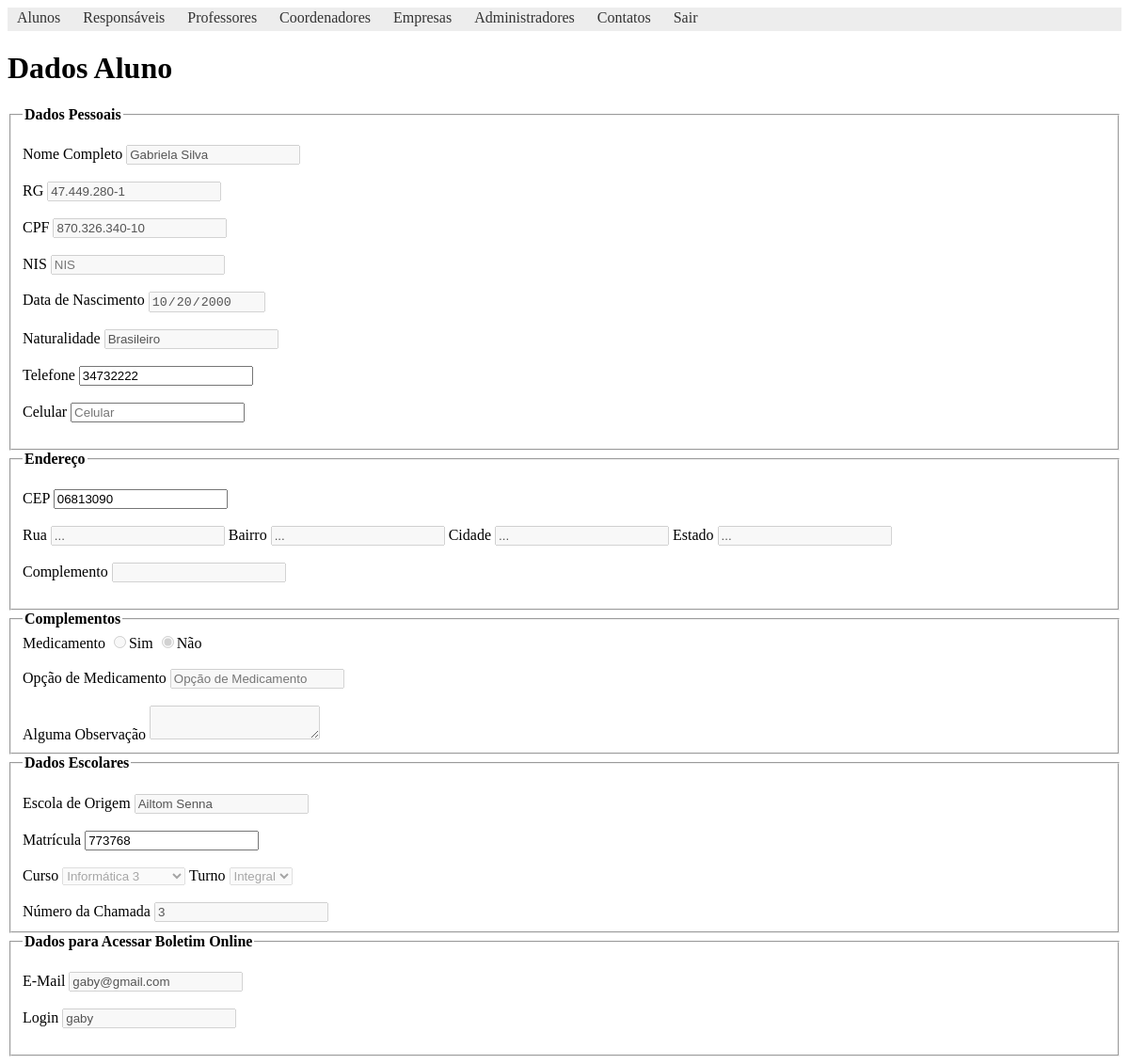
Screenshot of /views/aluno/dados-aluno.php?id=4 (signed in) with the database file from the repository.
### tables this page shows
CREATE TABLE `alunos` (
  `id` int(11) NOT NULL AUTO_INCREMENT,
  `id_curso` int(11) NOT NULL,
  `nome` varchar(150) NOT NULL,
  `matricula` varchar(20) NOT NULL,
  `num_chamada` int(2) NOT NULL,
  `data_nascimento` date NOT NULL,
  `naturalidade` varchar(30) NOT NULL,
  `rg` varchar(20) NOT NULL,
  `cpf` varchar(20) NOT NULL,
  `nis` varchar(20) NOT NULL,
  `cep` varchar(20) NOT NULL,
  `complemento_endereco` varchar(50) NOT NULL,
  `turno` varchar(20) NOT NULL,
  `data_cadastro` date NOT NULL,
  `escola_origem` varchar(100) NOT NULL,
  `opcao_medicamento` varchar(50) DEFAULT NULL,
  `medicamento` varchar(50) DEFAULT NULL,
  `telefone` varchar(20) DEFAULT NULL,
  `celular` varchar(20) DEFAULT NULL,
  `comentario` text,
  `login` varchar(100) NOT NULL,
  `email` varchar(100) NOT NULL,
  `senha` varchar(100) NOT NULL,
  PRIMARY KEY (`id`),
  UNIQUE KEY `matricula` (`matricula`),
  KEY `alunos_fk0` (`id_curso`),
  CONSTRAINT `alunos_fk0` FOREIGN KEY (`id_curso`) REFERENCES `cursos` (`id`)
);

### app/models/Aluno.php (called while the page is built, shortened)
<?php
	function buscarAluno($id)
	{
		$conn = iniciarConexao();
		$stmt = $conn->prepare("SELECT * FROM alunos WHERE id = ?");
		$stmt->bindParam(1, $id);
		if($stmt->execute() && $stmt->rowCount() > 0){
			$aluno = $stmt->fetch(PDO::FETCH_OBJ);
		}
		return $aluno;
	}

### app/models/Curso.php (called while the page is built, shortened)
<?php
    function listarCursos()
    {
        $conn = iniciarConexao();
        $stmt = $conn->prepare("SELECT * FROM cursos ORDER BY nome ASC");
        if($stmt->execute() && $stmt->rowCount() > 0){
            $cursos= $stmt->fetchAll(PDO::FETCH_ASSOC);
        }
        return $cursos;
    }

### views/aluno/dados-aluno.php (the view, shortened to what this page needs)
<?php
include_once '../../app/models/Curso.php';
include_once '../../app/models/Aluno.php';
include_once '../templates/includes/header.php';
$cursos = listarCursos();
$id_aluno = filter_input(INPUT_GET, 'id');
if(isset($id_aluno)){
	$aluno = buscarAluno($id_aluno);
}
?>
<h1>Dados Aluno</h1>
<fieldset>
	<legend><b>Dados Pessoais</b></legend>
	<br>
	<label>Nome Completo</label>
	<input type="text" name="nome" placeholder="Nome do Aluno" value="<?= isset($id_aluno) ? $aluno->nome : '' ?>" disabled /> <br><br>
	<label>RG</label>
	<input type="text" name="rg" placeholder="RG" value="<?= isset($id_aluno) ? $aluno->rg : '' ?>" disabled/> <br><br>
	<label>CPF</label>
	<input type="text" name="cpf" placeholder="CPF" value="<?= isset($id_aluno) ? $aluno->cpf : '' ?>" disabled/> <br><br>
	<label>NIS</label>
	<input type="text" name="nis" placeholder="NIS" value="<?= isset($id_aluno) ? $aluno->nis : '' ?>" disabled/> <br><br>
	<label>Data de Nascimento</label>
	<input type="date" name="nascimento" placeholder="Data de Nascimento" disabled value="<?= isset($id_aluno) ? $aluno->data_nascimento : '' ?>"/> <br><br>
	<label>Naturalidade</label>
	<input type="text" name="naturalidade" placeholder="Naturalidade" disabled value="<?= isset($id_aluno) ? $aluno->naturalidade : '' ?>"/> <br><br>
	<label>Telefone</label>
	<input type="text" name="telefone" placeholder="Telefone Fixo" value="<?= isset($id_aluno) ? $aluno->telefone : '' ?>"/> <br><br>
	<label>Celular</label>
	<input type="text" name="celular" placeholder="Celular" value="<?= isset($id_aluno) ? $aluno->celular : '' ?>"/> <br><br>
</fieldset>
<fieldset>
	<legend><b>Endereço</b></legend>
	<br>
	<label>CEP</label>
	<input type="text" name="cep" id="cep" placeholder="CEP" onblur="pesquisacep(this.value);" value="<?= isset($id_aluno) ? $aluno->cep : '' ?>"> <br><br>
	<label>Rua</label>
	<input type="text" name="rua" id="rua" readonly disabled>
	<label>Bairro</label>
	<input type="text" name="bairro" id="bairro" readonly disabled>
	<label>Cidade</label>
	<input type="text" name="cidade" id="cidade" readonly disabled>
	<label>Estado</label>
	<input type="text" name="estado" id="uf" readonly disabled> <br><br>
	<label>Complemento</label>
	<input type="text" name="complemento" value="<?= isset($id_aluno) ? $aluno->complemento_endereco : '' ?>" disabled> <br><br>
</fieldset>
<fieldset>
	<legend><b>Complementos</b></legend>
	<label>Medicamento</label>
	<input type="radio" name="medicamento" value="Sim" <?= isset($id_aluno) && $aluno->medicamento == "Sim" ? "checked" : '' ?> disabled>Sim
	<input type="radio" name="medicamento" value="Nao" <?= isset($id_aluno) && $aluno->medicamento == "Nao" ? "checked" : '' ?> disabled>Não
	<br><br>
	<label>Opção de Medicamento</label>
	<input type="text" name="opc_medicamento" disabled placeholder="Opção de Medicamento" value="<?= isset($id_aluno) ? $aluno->opcao_medicamento : '' ?>"> <br><br>
	<label>Alguma Observação</label>
	<textarea name="observacao" placeholder="Obeservações" disabled>
		<?= isset($id_aluno) ? $aluno->comentario : '' ?>
	</textarea>
</fieldset>
<fieldset>
	<legend><b>Dados Escolares</b></legend>
	<br>
	<label>Escola de Origem</label>
	<input type="text" name="origem" disabled placeholder="Escola de Origem" value="<?= isset($id_aluno) ? $aluno->escola_origem : '' ?>"> <br><br>
	<label>Matrícula</label>
	<input type="text" name="matricula" id="matricula" value="<?= isset($id_aluno) ? $aluno->matricula : '' ?>"> <br><br>
	<label>Curso</label>
	<select name="curso" disabled>
		<?php
		foreach($cursos as $curso){
			if($curso['id'] == $aluno->id_curso){
				?>
				<option value="<?= $curso['id'] ?>" selected><?= $curso['nome'] ?></option>
			<?php }else{ ?>
				<option value="<?= $curso['id'] ?>"><?= $curso['nome'] ?></option>
			<?php } } ?>
		</select>
		<label>Turno</label>
		<select name="turno" disabled>
			<option value="Integral">Integral</option>
		</select><br><br>
		<label>Número da Chamada</label>
		<input type="text" value="<?= isset($id_aluno) ? $aluno->num_chamada : '' ?>" disabled>
	</fieldset>
	<fieldset>
		<legend><b>Dados para Acessar Boletim Online</b></legend>
		<br>
		<label>E-Mail</label>
		<input type="email" name="email" placeholder="E-Mail" value="<?= isset($id_aluno) ? $aluno->email : '' ?>" disabled> <br><br>
		<label>Login</label>
		<input type="text" name="login" placeholder="Login" value="<?= isset($id_aluno) ? $aluno->login : '' ?>" disabled> <br><br>
	</fieldset>
<?php include_once '../templates/includes/footer.php'; ?>

### rows the page displays
alunos: nome "Gabriela Silva", rg "47.449.280-1", cpf "870.326.340-10", nascimento "10/20/2000", naturalidade "Brasileiro", telefone "34732222", cep "06813090", medicamento "☑", origem "Ailtom Senna", matricula "773768", num_chamada "3", email "gaby@gmail.com", login "gaby"

### other values shown
form field curso "Informática 3"
